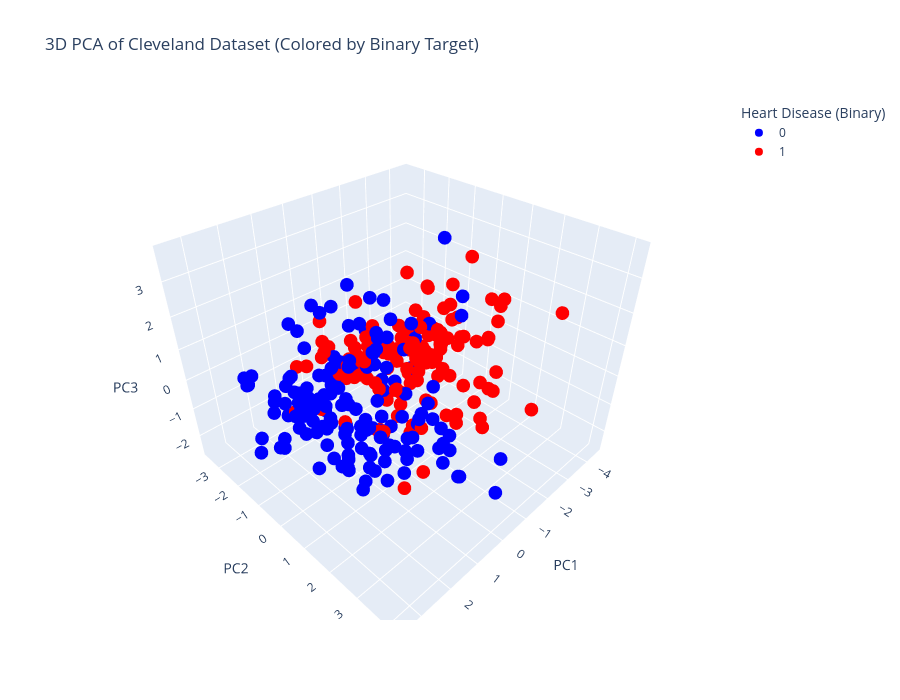

The cell this chart's notebook holds for it:
### Markdown cell above
#### PCA Visualization (Multi-class Target `num`) - Interpretation

The 2D and 3D PCA plots visualize the dataset reduced to its first two and three principal components, respectively. The points are colored by the original heart disease severity target (`num`, ranging from 0 to 4).

**Observations:**
*   **Overlap:** There is significant overlap between the different classes, especially for classes 1 through 4, which represent varying degrees of heart disease. Class 0 (no disease) appears somewhat more distinct in certain regions of the PCA space, but clear separation is not evident.
*   **Variance Explained:** The printed explained variance ratios indicate how much of the total variance in the original 13-dimensional feature space is captured by these principal components. Typically, the first few components capture the most variance.
    *   For 2D PCA, if the variance is low (e.g., < 50%), it means a lot of information is lost, and the 2D representation might not fully reflect the data's structure.
    *   The 3D PCA generally captures more variance than the 2D PCA.
*   **Clustering Tendencies:** While distinct clusters for each of the 5 classes are not clearly visible, the plots can give an initial impression of the data's distribution. The lack of clear separation suggests that linear dimensionality reduction via PCA alone is not sufficient to perfectly distinguish all classes of heart disease severity using just these components. This implies that more complex, non-linear models or the original feature space might be necessary for accurate classification.

These plots are primarily for exploratory purposes to understand the inherent structure and separability of the data in a reduced dimensional space.

### Code cell
from sklearn.decomposition import PCA
from sklearn.preprocessing import StandardScaler
import plotly.express as px
import pandas as pd
import numpy as np 


df_pca_binary_target = df_cleveland_clean.copy()

df_pca_binary_target['target_binary'] = df_pca_binary_target['num'].apply(lambda x: 0 if x == 0 else 1)

# Prepare data for PCA
X_pca_bin = df_pca_binary_target.drop(columns=["num", "target_binary"], axis=1)
y_pca_bin = df_pca_binary_target["target_binary"] 


scaler_pca_bin = StandardScaler()
X_pca_bin_scaled = scaler_pca_bin.fit_transform(X_pca_bin)


pca_3d_bin = PCA(n_components=3, random_state=42)
X_pca_3d_bin_transformed = pca_3d_bin.fit_transform(X_pca_bin_scaled)

df_pca_3d_bin = pd.DataFrame(data=X_pca_3d_bin_transformed, columns=['PC1', 'PC2', 'PC3'])
df_pca_3d_bin['target'] = y_pca_bin.reset_index(drop=True) 
df_pca_3d_bin['target'] = df_pca_3d_bin['target'].astype(str) 

print(f"Explained variance by 3 components (binary target context): {pca_3d_bin.explained_variance_ratio_.sum():.4f}")

hover_df_3d_bin = X_pca_bin.reset_index(drop=True).copy()
hover_df_3d_bin['PC1'] = df_pca_3d_bin['PC1']
hover_df_3d_bin['PC2'] = df_pca_3d_bin['PC2']
hover_df_3d_bin['PC3'] = df_pca_3d_bin['PC3']
hover_df_3d_bin['target_binary_val'] = y_pca_bin.reset_index(drop=True).astype(str) 

fig_3d_binary = px.scatter_3d(
    hover_df_3d_bin,
    x='PC1', 
    y='PC2', 
    z='PC3', 
    color='target_binary_val', 
    title='3D PCA of Cleveland Dataset (Colored by Binary Target)',
    labels={'color': 'Heart Disease (Binary)', 'target_binary_val': 'Heart Disease (Binary: 0=No, 1=Yes)'},
    hover_data=X_pca_bin.columns.tolist(), 
    color_discrete_map={'0': 'blue', '1': 'red'} 
)
fig_3d_binary.update_layout(
    height=700, 
    width=900,
    legend_title_text='Heart Disease (Binary)'
)
fig_3d_binary.show()

### Figure 1 — Plotly figure (JSON) as saved in the notebook; plotly's stock layout.template omitted (floating-point values rounded to 4 significant figures; data arrays with more than 128 entries replaced by an {"elided": "..."} marker saying what was removed)
{"data": [{"customdata": {"elided": "160x13 float values"}, "hovertemplate": "Heart Disease (Binary: 0=No, 1=Yes)=0<br>PC1=%{x}<br>PC2=%{y}<br>PC3=%{z}<br>age=%{customdata[0]}<br>sex=%{customdata[1]}<br>cp=%{customdata[2]}<br>trestbps=%{customdata[3]}<br>chol=%{customdata[4]}<br>fbs=%{customdata[5]}<br>restecg=%{customdata[6]}<br>thalach=%{customdata[7]}<br>exang=%{customdata[8]}<br>oldpeak=%{customdata[9]}<br>slope=%{customdata[10]}<br>ca=%{customdata[11]}<br>thal=%{customdata[12]}<extra></extra>", "legendgroup": "0", "marker": {"color": "blue", "symbol": "circle"}, "mode": "markers", "name": "0", "scene": "scene", "showlegend": true, "type": "scatter3d", "x": {"elided": "160 float values"}, "y": {"elided": "160 float values"}, "z": {"elided": "160 float values"}}, {"customdata": {"elided": "137x13 float values"}, "hovertemplate": "Heart Disease (Binary: 0=No, 1=Yes)=1<br>PC1=%{x}<br>PC2=%{y}<br>PC3=%{z}<br>age=%{customdata[0]}<br>sex=%{customdata[1]}<br>cp=%{customdata[2]}<br>trestbps=%{customdata[3]}<br>chol=%{customdata[4]}<br>fbs=%{customdata[5]}<br>restecg=%{customdata[6]}<br>thalach=%{customdata[7]}<br>exang=%{customdata[8]}<br>oldpeak=%{customdata[9]}<br>slope=%{customdata[10]}<br>ca=%{customdata[11]}<br>thal=%{customdata[12]}<extra></extra>", "legendgroup": "1", "marker": {"color": "red", "symbol": "circle"}, "mode": "markers", "name": "1", "scene": "scene", "showlegend": true, "type": "scatter3d", "x": {"elided": "137 float values"}, "y": {"elided": "137 float values"}, "z": {"elided": "137 float values"}}], "layout": {"height": 700, "legend": {"title": {"text": "Heart Disease (Binary)"}, "tracegroupgap": 0}, "scene": {"domain": {"x": [0, 1], "y": [0, 1]}, "xaxis": {"title": {"text": "PC1"}}, "yaxis": {"title": {"text": "PC2"}}, "zaxis": {"title": {"text": "PC3"}}}, "title": {"text": "3D PCA of Cleveland Dataset (Colored by Binary Target)"}, "width": 900}}
